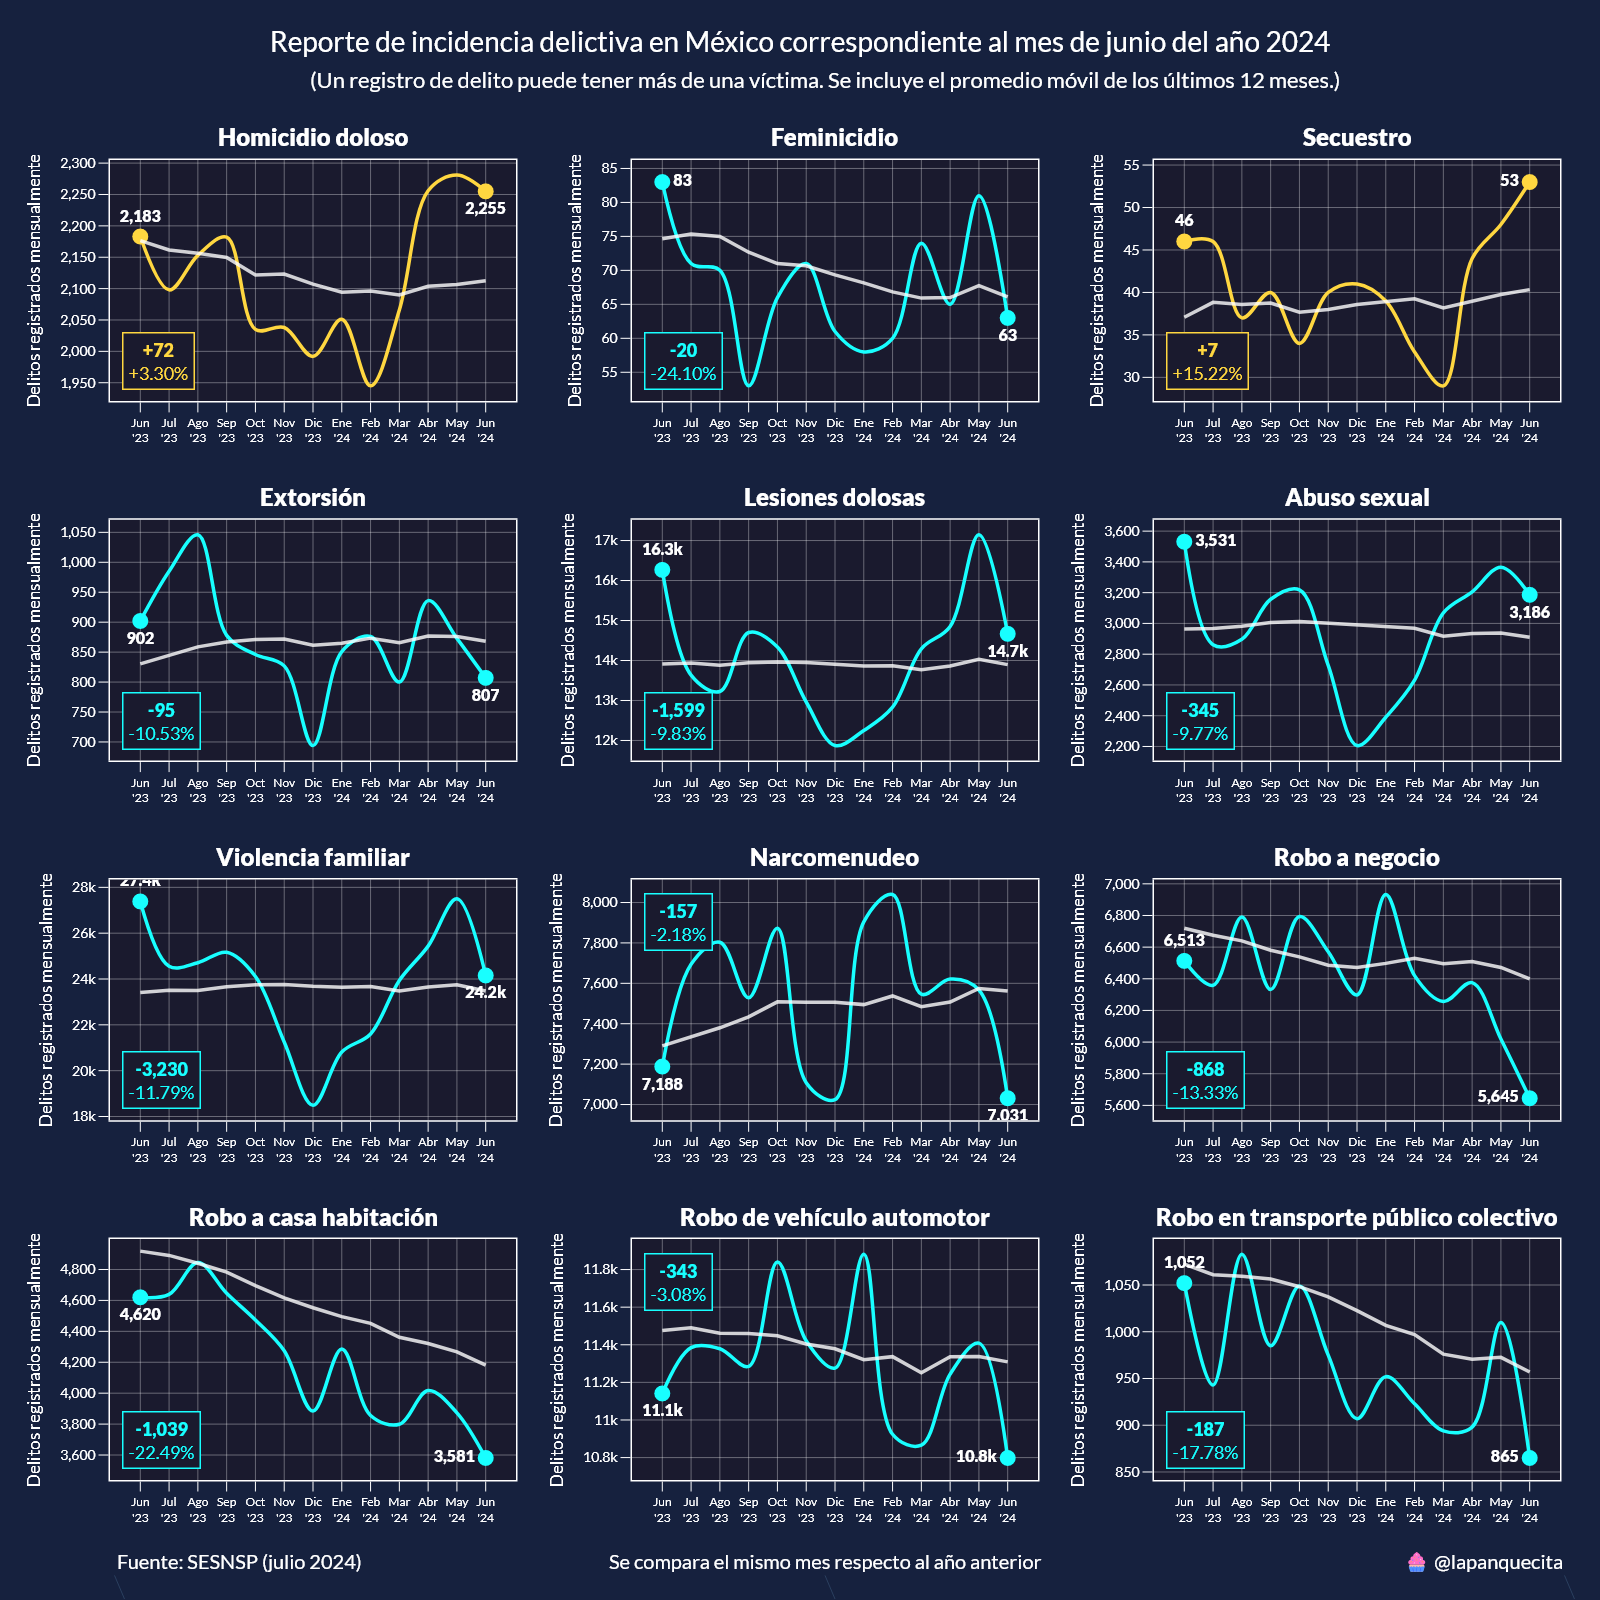

The script that drew this image:
"""
Este script crea una serie de gráficas tipo sparkline con los delitos
de mayor interés.
"""

import pandas as pd
import plotly.graph_objects as go
from plotly.subplots import make_subplots


# Estos son los delitos que nos interesan.
DELITOS = [
    "Homicidio doloso",
    "Feminicidio",
    "Secuestro",
    "Extorsión",
    "Lesiones dolosas",
    "Abuso sexual",
    "Violencia familiar",
    "Narcomenudeo",
    "Robo a negocio",
    "Robo a casa habitación",
    "Robo de vehículo automotor",
    "Robo en transporte público colectivo",
]

# Esta constante es usada para definir el último mes.
MES_ACTUAL = "2024-06-01"

# El mes que se mostrará en el título.
MES = "junio"

# El mes que se mostrará en la anotación de la fuente.
MES_FUENTE = "julio"


def main():
    # Estas abreviaciones serán usadas para el eje horizontal.
    abreviaciones = {
        1: "Ene",
        2: "Feb",
        3: "Mar",
        4: "Abr",
        5: "May",
        6: "Jun",
        7: "Jul",
        8: "Ago",
        9: "Sep",
        10: "Oct",
        11: "Nov",
        12: "Dic",
    }

    # Cargamos el dataset de series de tiempo estatal y definimos la columna índice.
    df = pd.read_csv(
        "./data/timeseries_estatal.csv", parse_dates=["isodate"], index_col="isodate"
    )

    # Filtramos el DataFrame hasta el mes actual y a nivel nacional.
    df = df[df.index <= MES_ACTUAL]
    df = df[df["entidad"] == "Nacional"]

    totales = list()
    colores = list()

    # Preparamos el título para cada gráfica.
    subtitulos = [f"<b>{item}</b>" for item in DELITOS]

    # Vamos a necesitar una cuadrícula de 3 columnas por 4 filas.
    fig = make_subplots(
        rows=4,
        cols=3,
        horizontal_spacing=0.08,
        vertical_spacing=0.09,
        subplot_titles=subtitulos,
    )

    # Esta variable la usaremos para saber que delito tomar de nuestra lista.
    index = 0

    # iniciamos la iteración sobre las filas y columnas.
    for fila in range(4):
        for columna in range(3):
            # Filtramos el dataset con el delito seleccionado.
            temp_df = df[df["delito"] == DELITOS[index]].copy()

            # Creamos el promedio móvil.
            temp_df["movil"] = temp_df["total"].rolling(12).mean()

            # Escogemos los últimos 13 meses del delito seleccionado.
            temp_df = temp_df[-13:]

            # Creamos la columna de fecha usando la abreviación y el año en formato corto.
            temp_df["fecha"] = temp_df.index.map(
                lambda x: f"{abreviaciones[x.month]}<br>'{x.year-2000}"
            )

            # Para nuestra gráfica sparkline solo el primer y el último punto
            # tendrán una marca. Aquí definimos eso.
            tamaño_marca = [0 for _ in range(len(temp_df))]
            tamaño_marca[0] = 16
            tamaño_marca[-1] = 16

            # El siguiente grupo de variables van a ser usadas para
            # definir la posición de los textos, así como los colores.
            primer_valor = temp_df["total"].iloc[0]
            segundo_valor = temp_df["total"].iloc[1]
            penultimo_valor = temp_df["total"].iloc[-2]
            ultimo_valor = temp_df["total"].iloc[-1]

            valor_maximo = temp_df["total"].max()
            valor_minimo = temp_df["total"].min()

            # Definimos el texto predeterminado para todas las etiquetas.
            textos = ["" for _ in range(len(temp_df))]

            # Definimos la posición predeterminada para todas las etiquetas.
            text_pos = ["top center" for _ in range(len(temp_df))]

            # Si el primer valor es mayor a 10,000, lo acortamos.
            if primer_valor >= 10000:
                textos[0] = f"<b>{primer_valor / 1000:,.1f}k</b>"
            else:
                textos[0] = f"<b>{primer_valor:,}</b>"

            # Ajustamos la posición de la primera etiqueta.
            if primer_valor >= segundo_valor:
                text_pos[0] = "top center"
            else:
                text_pos[0] = "bottom center"

            if primer_valor == valor_maximo or primer_valor == valor_minimo:
                text_pos[0] = "middle right"

            # Ajustamos la posición de la última etiqueta.
            if ultimo_valor >= 10000:
                textos[-1] = f"<b>{ultimo_valor / 1000:,.1f}k</b>"
            else:
                textos[-1] = f"<b>{ultimo_valor:,}</b>"

            if ultimo_valor >= penultimo_valor:
                text_pos[-1] = "top center"
            else:
                text_pos[-1] = "bottom center"

            if ultimo_valor == valor_maximo or ultimo_valor == valor_minimo:
                text_pos[-1] = "middle left"

            # Definimos el color del sparkline.
            # Amarillo si hubo un aumento o azul si hubo una reducción.
            if ultimo_valor < primer_valor:
                color = "#18ffff"
            else:
                color = "#ffd740"

            colores.append(color)

            # Estas variables serán usadas para la anotación de cada sparkline.
            diferencia = ultimo_valor - primer_valor
            cambio_porcentual = (ultimo_valor - primer_valor) / primer_valor * 100

            if diferencia > 0:
                totales.append(f"<b>+{diferencia:,}</b><br>+{cambio_porcentual:,.2f}%")
            else:
                totales.append(f"<b>{diferencia:,}</b><br>{cambio_porcentual:,.2f}%")

            # Creamos nuestro sparkline.
            fig.add_trace(
                go.Scatter(
                    x=temp_df["fecha"],
                    y=temp_df["total"],
                    text=textos,
                    mode="markers+lines+text",
                    textposition=text_pos,
                    textfont_size=16,
                    marker_color=color,
                    marker_opacity=1.0,
                    marker_size=tamaño_marca,
                    marker_line_width=0,
                    line_width=3.5,
                    line_shape="spline",
                    line_smoothing=1.0,
                ),
                row=fila + 1,
                col=columna + 1,
            )

            # Agregamos el promedio móvil.
            fig.add_trace(
                go.Scatter(
                    x=temp_df["fecha"],
                    y=temp_df["movil"],
                    mode="lines",
                    line_width=3.5,
                    line_color="hsla(255, 100, 100, 0.8)",
                ),
                row=fila + 1,
                col=columna + 1,
            )

            index += 1

    fig.update_xaxes(
        tickfont_size=12,
        ticks="outside",
        ticklen=10,
        zeroline=False,
        tickcolor="#FFFFFF",
        linewidth=1.5,
        showline=True,
        gridwidth=0.35,
        mirror=True,
        nticks=15,
    )

    fig.update_yaxes(
        title_text="Delitos registrados mensualmente",
        separatethousands=True,
        tickfont_size=14,
        ticks="outside",
        ticklen=10,
        zeroline=False,
        tickcolor="#FFFFFF",
        linewidth=1.5,
        showline=True,
        showgrid=True,
        gridwidth=0.35,
        mirror=True,
        nticks=10,
    )

    fig.update_layout(
        font_family="Lato",
        showlegend=False,
        width=1600,
        height=1600,
        font_color="#FFFFFF",
        font_size=14,
        margin_t=160,
        margin_l=110,
        margin_r=40,
        margin_b=120,
        title_text=f"Reporte de incidencia delictiva en México correspondiente al mes de {MES} del año 2024",
        title_x=0.5,
        title_y=0.98,
        title_font_size=28,
        plot_bgcolor="#1A1A2E",
        paper_bgcolor="#16213E",
    )

    # Estas listas guardaran las coordenadas X y Y de nuestras anotaciones.
    anotaciones_x = list()
    anotaciones_y = list()

    # Esta lista representa la posición de las anotaciones dentro de cada gráfica.
    posiciones = [
        "up",
        "bottom",
        "bottom",
        "bottom",
        "bottom",
        "bottom",
        "bottom",
        "top",
        "bottom",
        "bottom",
        "top",
        "bottom",
    ]

    # Lo que haremos se puede considerar como un hack.
    # Cuando se agregan títulos a las gráficas, estos se consideran como anotaciones.
    # Lo que haremos es modificar estos títulos y extraer sus coordenadas
    # para usarlas en nuestras propias anotaciones.
    for annotation in fig["layout"]["annotations"]:
        # Ajustamos un poco la posición Y de los títulos y le cambiamos el tamaño de texto.
        annotation["y"] += 0.005
        annotation["font"]["size"] = 24

        # Extraemos las coordenadas X y Y.
        anotaciones_x.append(annotation["x"])
        anotaciones_y.append(annotation["y"])

    # Ahora que ya tenemos todo lo necesario para nuestras anotaciones, las creamos.
    for x, y, t, c, p in zip(
        anotaciones_x, anotaciones_y, totales, colores, posiciones
    ):
        # Esto pondrá la anotación en la parte izquierda de cada gráfica.
        x -= 0.125

        # Si la posición es 'top', la anotación ira arriba, de lo contraroi irá abajo.
        if p == "top":
            y -= 0.038
        else:
            y -= 0.158

        # Creamos nuestra anotación con el color, texto y coordenadas.
        fig.add_annotation(
            x=x,
            xanchor="left",
            xref="paper",
            y=y,
            yanchor="top",
            yref="paper",
            text=t,
            font_color=c,
            font_size=18,
            bordercolor=c,
            borderpad=5,
            borderwidth=1.5,
            bgcolor="#1A1A2E",
        )

    fig.add_annotation(
        x=0.01,
        xanchor="left",
        xref="paper",
        y=-0.095,
        yanchor="bottom",
        yref="paper",
        text=f"Fuente: SESNSP ({MES_FUENTE} 2024)",
        font_size=20,
    )

    fig.add_annotation(
        x=0.5,
        xanchor="center",
        xref="paper",
        y=1.05,
        yanchor="top",
        yref="paper",
        font_size=22,
        text="(Un registro de delito puede tener más de una víctima. Se incluye el promedio móvil de los últimos 12 meses.)",
    )

    fig.add_annotation(
        x=0.5,
        xanchor="center",
        xref="paper",
        y=-0.095,
        yanchor="bottom",
        yref="paper",
        text="Se compara el mismo mes respecto al año anterior",
        font_size=20,
    )

    fig.add_annotation(
        x=1.01,
        xanchor="right",
        xref="paper",
        y=-0.095,
        yanchor="bottom",
        yref="paper",
        text="🧁 @lapanquecita",
        font_size=20,
    )

    fig.write_image("./alto_impacto.png")


if __name__ == "__main__":
    main()
